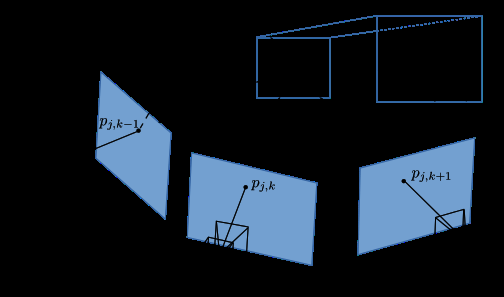
#> input picture CV/2025/Triangulation_n_geometry.webp, 504 x 297 px, given in place of the camera
$ python 7-edgeDetection.py
#> lines starting #> are read from the running program, lines starting #| are printed output that depends on the picture; after the words box and inside, x2 and y2 are one past the last pixel; in counts of white or black regions, pixels touching at a corner belong together
#> further down, frame is the input picture: shape (297, 504, 3); mean B, G, R 38.6, 29.1, 20.4
import cv2

def canny_edge_detection(frame):
    # Convert the frame to grayscale for edge detection
    gray = cv2.cvtColor(frame, cv2.COLOR_BGR2GRAY)
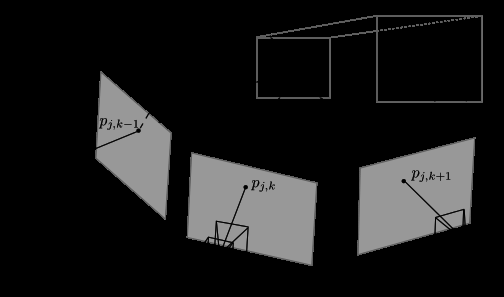
#> gray: shape (297, 504); min 0, max 152, mean 27.6

    # Apply Gaussian blur to reduce noise and smoothen edges
    blurred = cv2.GaussianBlur(src=gray, ksize=(3, 5), sigmaX=0.5)

    # Perform Canny edge detection
    edges = cv2.Canny(blurred, 70, 80)
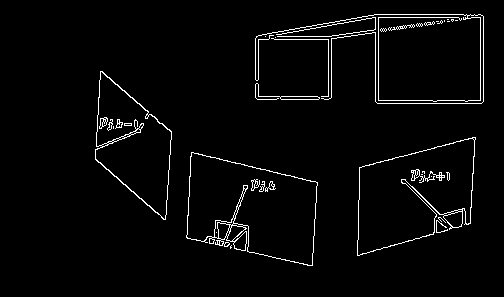
#> edges: shape (297, 504); 2.8% white in thin lines or dots, all inside (x1, y1, x2, y2) = (95, 14, 484, 266)

    return blurred, edges

cap = cv2.VideoCapture(0)

while True:
    # Read a frame from the webcam
    ret, frame = cap.read()
    if not ret:
        print('Image not captured')
        break

    # Perform Canny edge detection on the frame
    blurred, edges = canny_edge_detection(frame)

    # Display the original frame and the edge-detected frame
    #cv2.imshow("Original", frame)
    cv2.imshow("Blurred", blurred)
    cv2.imshow("Edges", edges)

    # Exit the loop when 'q' key is pressed
    if cv2.waitKey(1) & 0xFF == ord('q'):
#> (key q is pressed here)
        break

# Release the webcam and close the windows
cap.release()
cv2.destroyAllWindows()
